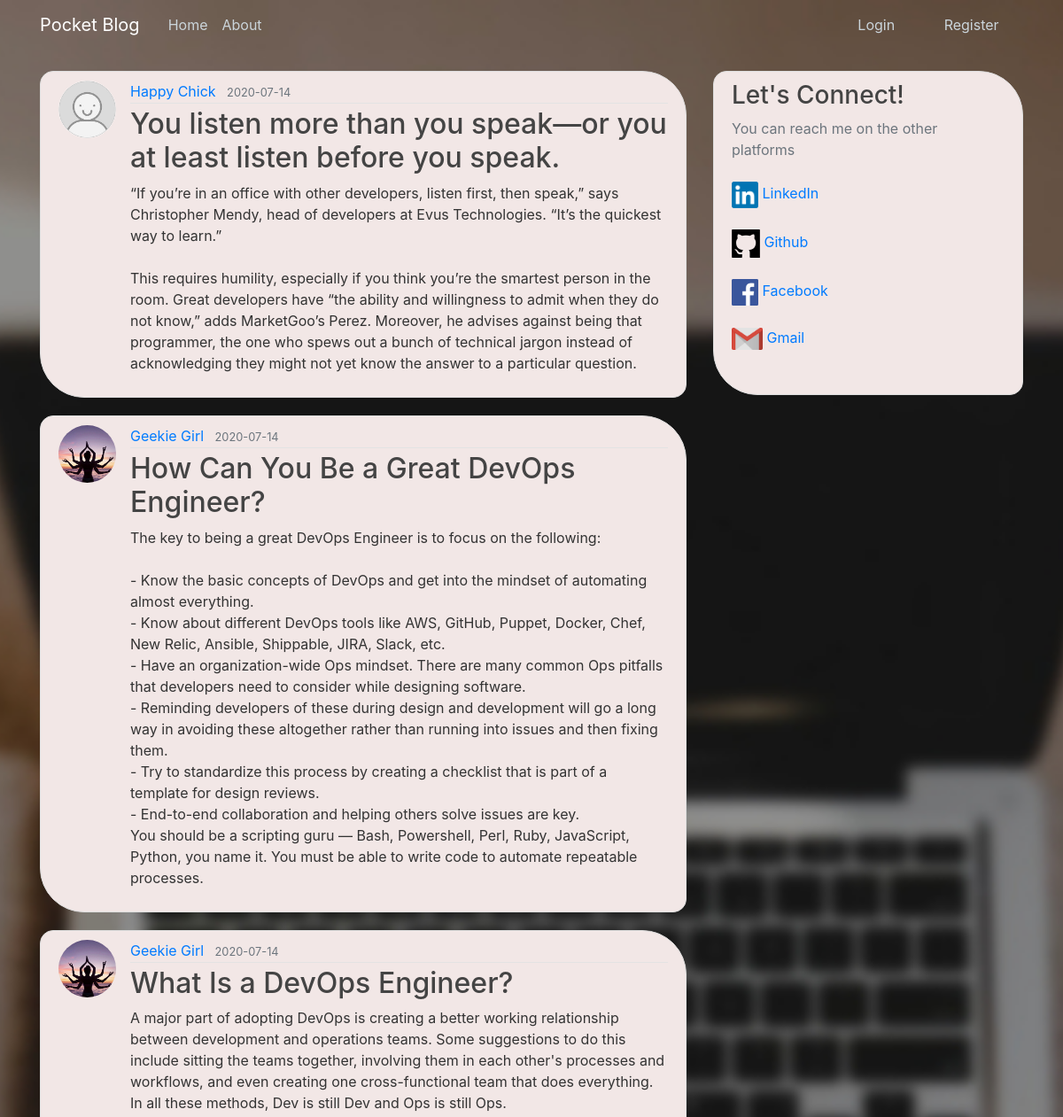
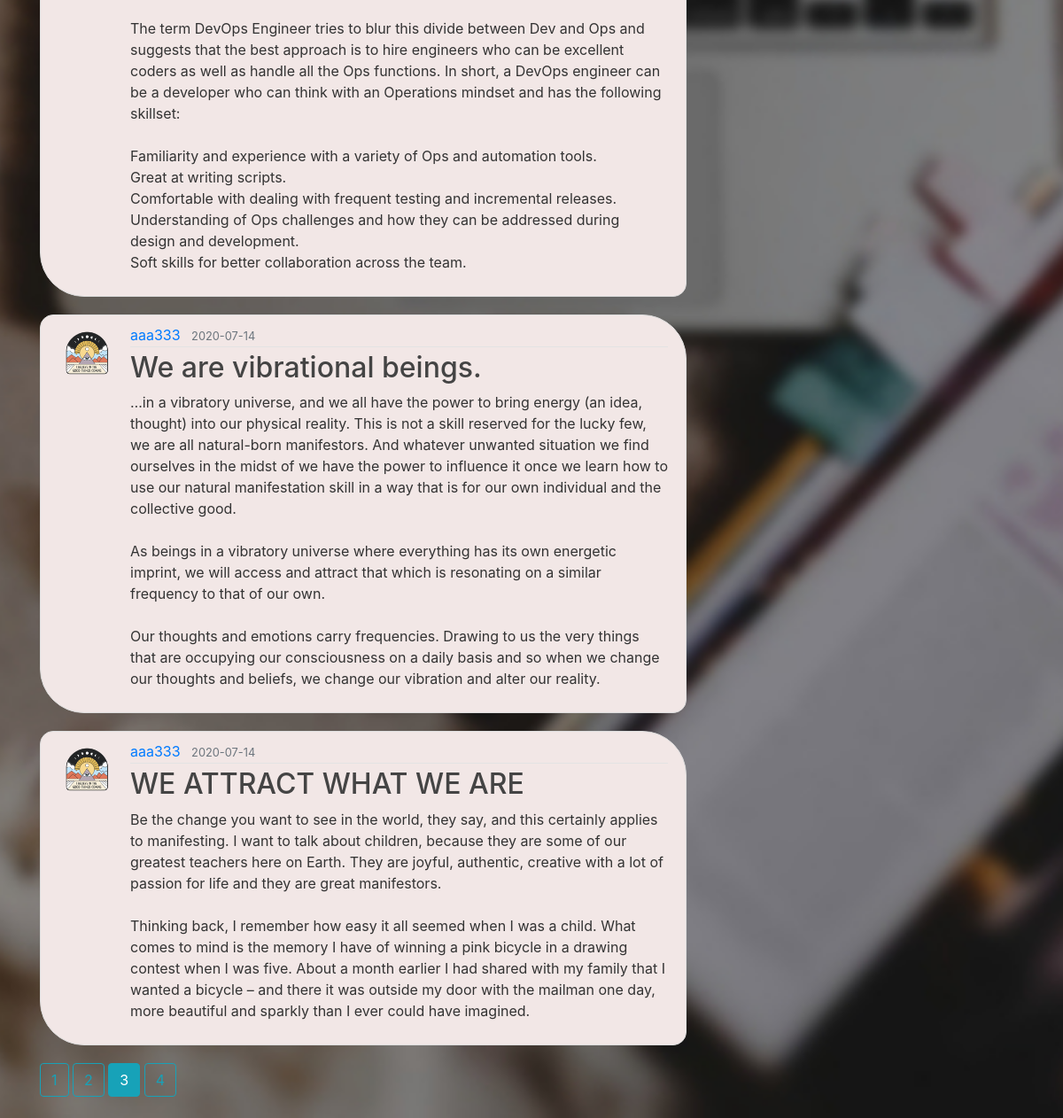
Screenshot of /home?page=3 with the database file from the repository (2 pictures, top to bottom).
### pocket_blog/models.py (models this page shows, shortened)
class Post(db.Model):
    id = db.Column(db.Integer, primary_key=True)
    title = db.Column(db.String(100), nullable=False)
    date_posted = db.Column(db.DateTime, nullable=False, default=datetime.utcnow)
    content = db.Column(db.Text, nullable=False)
    user_id = db.Column(db.Integer, db.ForeignKey('user.id'), nullable=False)

class User(db.Model, UserMixin):
    id = db.Column(db.Integer, primary_key=True)
    username = db.Column(db.String(20), unique=True, nullable=False)
    email = db.Column(db.String(120), unique=True, nullable=False)
    image_file = db.Column(db.String(20), nullable=False, default='default.jpg')
    password = db.Column(db.String(60), nullable=False)
    posts = db.relationship('Post', backref='author', lazy=True)

### pocket_blog/main/routes.py (the view)
@main.route("/")
@main.route("/home")
def home():
    page = request.args.get('page', 1, type=int)
    posts = Post.query.order_by(Post.date_posted.desc()).paginate(page=page, per_page=5)
    return render_template('home.html', posts=posts)

### pocket_blog/templates/home.html (shortened to what this page needs)
{% extends "layout.html" %}
{% block content %}
    {% for post in posts.items %}
        <article class="media content-section">
          <img class="rounded-circle article-img" src="{{ url_for('static', filename='profile_pics/' + post.author.image_file) }}">
          <div class="media-body">
            <div class="article-metadata">
              <a class="mr-2" href="{{ url_for('users.user_posts', username=post.author.username) }}">{{ post.author.username }}</a>
              <small class="text-muted">{{ post.date_posted.strftime('%Y-%m-%d') }}</small>
            </div>
            <h2><a class="article-title" href="{{ url_for('posts.post', post_id=post.id) }}">{{ post.title }}</a></h2>
            <p class="article-content">{{ post.content }}</p>
          </div>
        </article>
    {% endfor %}
    {% for page_num in posts.iter_pages(left_edge=1, right_edge=1, left_current=1, right_current=2) %}
      {% if page_num %}
        {% if posts.page == page_num %}
          <a class="btn btn-info mb-4" href="{{ url_for('main.home', page=page_num) }}">{{ page_num }}</a>
        {% else %}
          <a class="btn btn-outline-info mb-4" href="{{ url_for('main.home', page=page_num) }}">{{ page_num }}</a>
        {% endif %}
      {% else %}
        ...
      {% endif %}
    {% endfor %}
{% endblock content %}

### pocket_blog/static/main.css (style rules this page uses)
body { background: #E0D1D5 url("desktopbg.jpg") no-repeat center center fixed; -webkit-background-size: cover; -moz-background-size: cover; -o-background-size: cover; background-size: cover; height: 100vh; width: 100%; color: #333333; margin-top: 5rem; }
h1, h2, h3, h4, h5, h6 { color: #444444; }
.content-section { background: #F2E7E6; padding: 10px 20px; border: 1px solid #dddddd; border-radius: 15px 50px; margin-bottom: 20px; }
.article-title { color: #444444; }
.article-content { white-space: pre-line; }
.article-img { height: 65px; width: 65px; margin-right: 16px; }
.article-metadata { padding-bottom: 1px; margin-bottom: 4px; border-bottom: 1px solid #e3e3e3 }

### rows the page displays
Post: image_file (placeholder picture), author.username "Happy Chick", date_posted "2020-07-14", title "You listen more than you speak—or you at least listen before you speak.", content "“If you’re in an office with other developers, listen first, then speak,” says Christopher Mendy, head of developers at Evus Technologies. “It’s the quickest way to learn.” This requires humility, especially if you think you’re the smartest person in the room. Great developers have “the ability and willingness to admit when they do not know,” adds MarketGoo’s Perez. Moreover, he advises against being that programmer, the one who spews out a bunch of technical jargon instead of acknowledging they might not yet know the answer to a particular question."
Post: image_file (picture), author.username "Geekie Girl", date_posted "2020-07-14", title "How Can You Be a Great DevOps Engineer?", content "The key to being a great DevOps Engineer is to focus on the following: - Know the basic concepts of DevOps and get into the mindset of automating almost everything. - Know about different DevOps tools like AWS, GitHub, Puppet, Docker, Chef, New Relic, Ansible, Shippable, JIRA, Slack, etc. - Have an organization-wide Ops mindset. There are many common Ops pitfalls that developers need to consider while designing software. - Reminding developers of these during design and development will go a long way in avoiding these altogether rather than running into issues and then fixing them. - Try to standardize this process by creating a checklist that is part of a template for design reviews. -…"
Post: image_file (picture), author.username "Geekie Girl", date_posted "2020-07-14", title "What Is a DevOps Engineer?", content "A major part of adopting DevOps is creating a better working relationship between development and operations teams. Some suggestions to do this include sitting the teams together, involving them in each other's processes and workflows, and even creating one cross-functional team that does everything. In all these methods, Dev is still Dev and Ops is still Ops. The term DevOps Engineer tries to blur this divide between Dev and Ops and suggests that the best approach is to hire engineers who can be excellent coders as well as handle all the Ops functions. In short, a DevOps engineer can be a developer who can think with an Operations mindset and has the following skillset: Familiarity and…"
Post: image_file (picture), author.username "aaa333", date_posted "2020-07-14", title "We are vibrational beings.", content "…in a vibratory universe, and we all have the power to bring energy (an idea, thought) into our physical reality. This is not a skill reserved for the lucky few, we are all natural-born manifestors. And whatever unwanted situation we find ourselves in the midst of we have the power to influence it once we learn how to use our natural manifestation skill in a way that is for our own individual and the collective good. As beings in a vibratory universe where everything has its own energetic imprint, we will access and attract that which is resonating on a similar frequency to that of our own. Our thoughts and emotions carry frequencies. Drawing to us the very things that are occupying our…"
Post: image_file (picture), author.username "aaa333", date_posted "2020-07-14", title "WE ATTRACT WHAT WE ARE", content "Be the change you want to see in the world, they say, and this certainly applies to manifesting. I want to talk about children, because they are some of our greatest teachers here on Earth. They are joyful, authentic, creative with a lot of passion for life and they are great manifestors. Thinking back, I remember how easy it all seemed when I was a child. What comes to mind is the memory I have of winning a pink bicycle in a drawing contest when I was five. About a month earlier I had shared with my family that I wanted a bicycle – and there it was outside my door with the mailman one day, more beautiful and sparkly than I ever could have imagined."

### other values shown
{{ page_num }} "1" "2"
{{ page_num }} "3"
